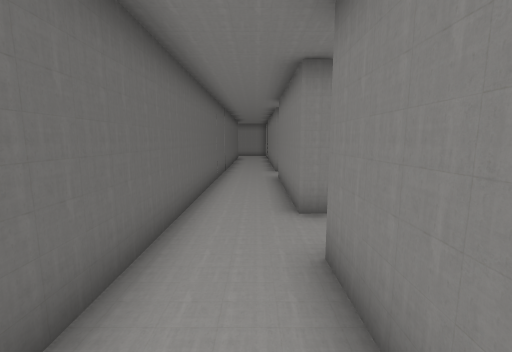
view 1 (above)

12 first-person views from a walk through a Unity game level. The camera is 1.5 m above the floor, tilts 8° down and sees 90° across. The floor is counted in squares, 1 m on a side. Each view is taken from the middle of a square. On the plan, view 1 faces up. The plan holds only what a view shows up to about 13 squares ahead; the rest is blank. The place goes on beyond the plan. The player is left out.

view 2
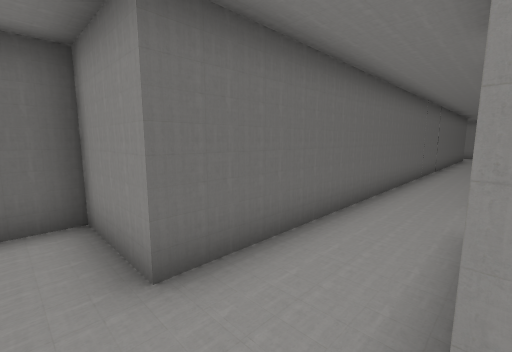

view 3
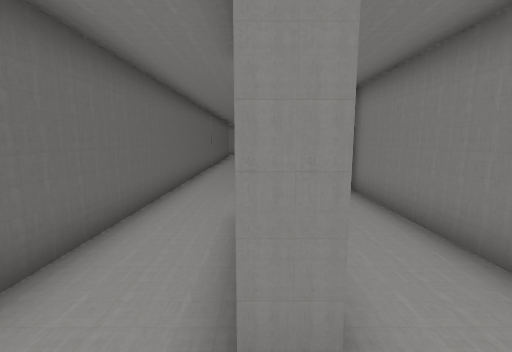

view 4
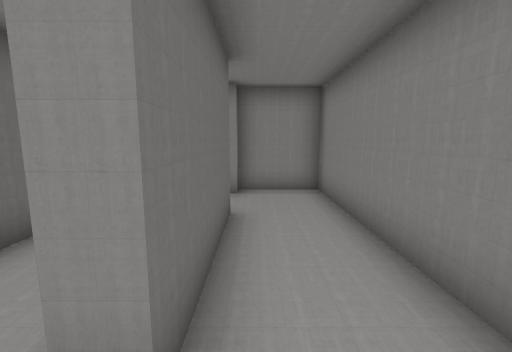

view 5
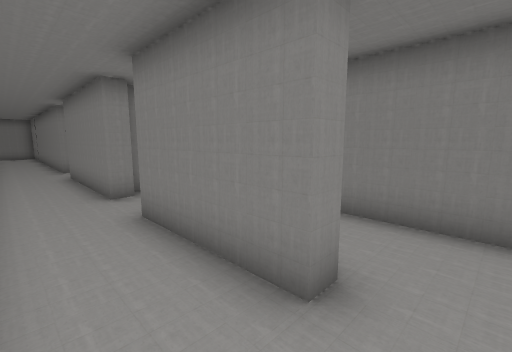

view 6
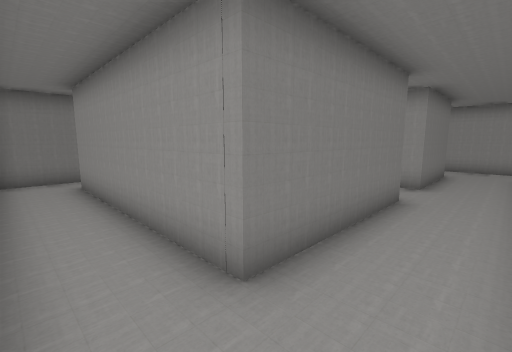

view 7
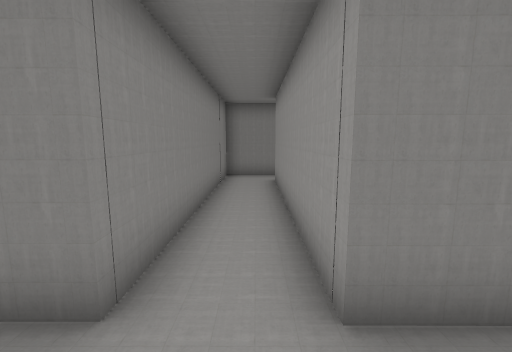

view 8
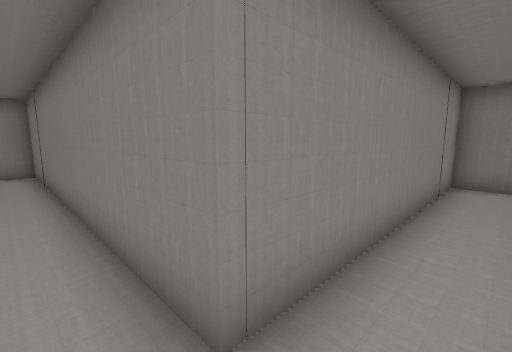

view 9
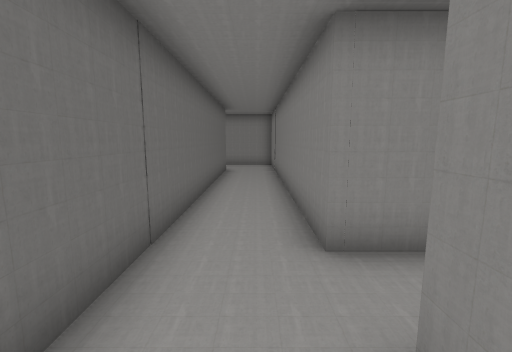

view 10
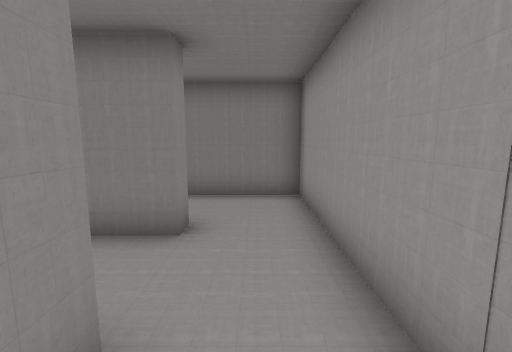

view 11
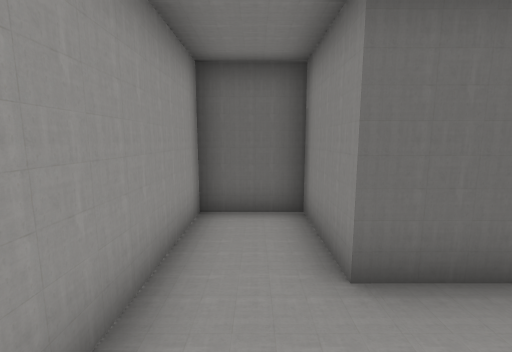

view 12
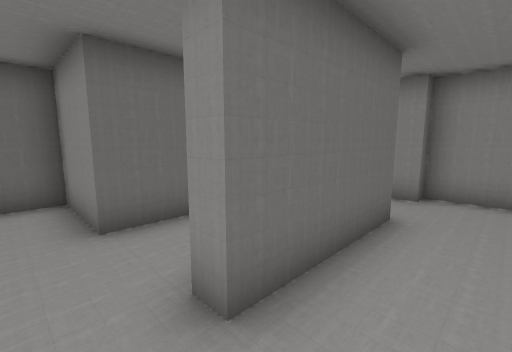

### Floor plan
Ten units are one square. View 1 is at (0, 0); x grows to the right and y downward. Boxes are objects, and circles mark ways between rooms. Rooms are numbered by the first view taken in them; rooms with no view inside come last. Other rooms are left out.
<svg viewBox="-47 -190 151 227">
<path fill="none" stroke="#000" d="M9 -51 9 -103 84 -103M-15 -185 -15 10 -42 10 -42 32 5 32M9 8 9 -31M99 -100 99 -123 9 -123 9 -185M9 -31 15 -31 15 8 9 8M5 32 39 32 39 -57 15 -57 15 -51 9 -51"/>
<circle cx="10" cy="-45" r="3" fill="#2a7"/>
<circle cx="10" cy="15" r="3" fill="#2a7"/>
<text x="0" y="-90">1</text>
<text x="20" y="-20">2</text>
</svg>
Room 1 opens to room 2.

Where each view was taken, in squares from view 1:
view 1: 0 up, 0 right, facing up
view 2: 2 down, 1 right, facing up-left
view 3: 2 down, 1 right, facing up
view 4: 2 down, 2 right, facing up
view 5: 2 down, 1 left, facing up-right
view 6: 12 up, 1 left, facing down-right
view 7: 11 up, 1 left, facing right
view 8: 11 up, 0 right, facing up-right
view 9: 9 up, 0 right, facing up
view 10: 2 down, 3 left, facing right
view 11: 2 down, 1 right, facing left
view 12: 2 down, 3 right, facing up-left
